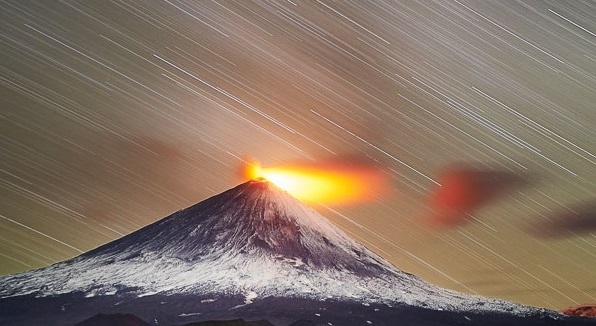
#> input picture 1.jpg, 596 x 326 px
$ python Drawing_and_Writing_on_Image.py
#> lines starting #> are read from the running program, lines starting #| are printed output that depends on the picture
import numpy as np
import cv2
import matplotlib.pyplot as plt

img = cv2.imread('1.jpg',cv2.IMREAD_COLOR)
#> img is the input picture: shape (326, 596, 3); mean B, G, R 100.8, 115.2, 134.5

cv2.line(img,(0,0),(800,800),(255,0,0),15)
cv2.rectangle(img,(15,25),(200,150),(0,255,0),5)
cv2.circle(img,(100,63),55,(0,0,255),-1)

pts = np.array([[10,5],[20,30],[70,20],[50,10]],np.int32)
##pts = pts.reshape((-1,1,2))
cv2.polylines(img,[pts],True,(0,255,0),3)

font = cv2.FONT_HERSHEY_SIMPLEX
cv2.putText(img,'OpenCV Tuts!',(0,130),font,1,(200,255,255),5,cv2.LINE_AA)
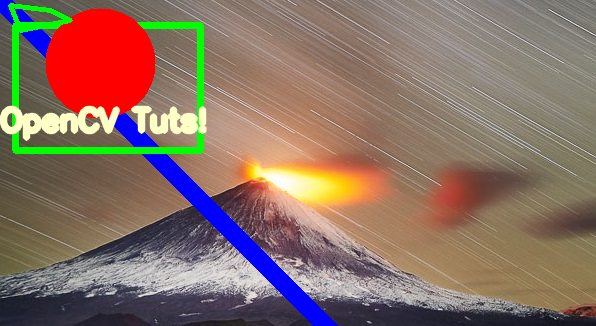
#> img: shape (326, 596, 3); mean B, G, R 101.3, 113, 137.6

cv2.imshow('image', img)
cv2.waitKey(0)
cv2.destroyAllWindows()

$ run again, with 2.jpg copied over 1.jpg
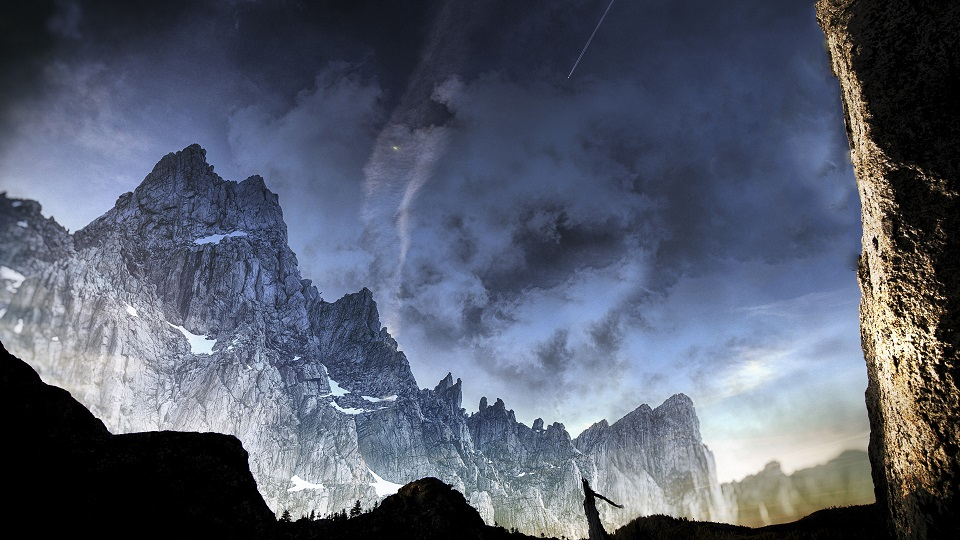
#> input picture 2.jpg, 960 x 540 px
#> img is the input picture: shape (540, 960, 3); mean B, G, R 109.8, 93.3, 86.4
#> `cv2.putText(img,'OpenCV Tuts!',(0,130),font,1,(200,255,255),5,cv2.LINE..`:
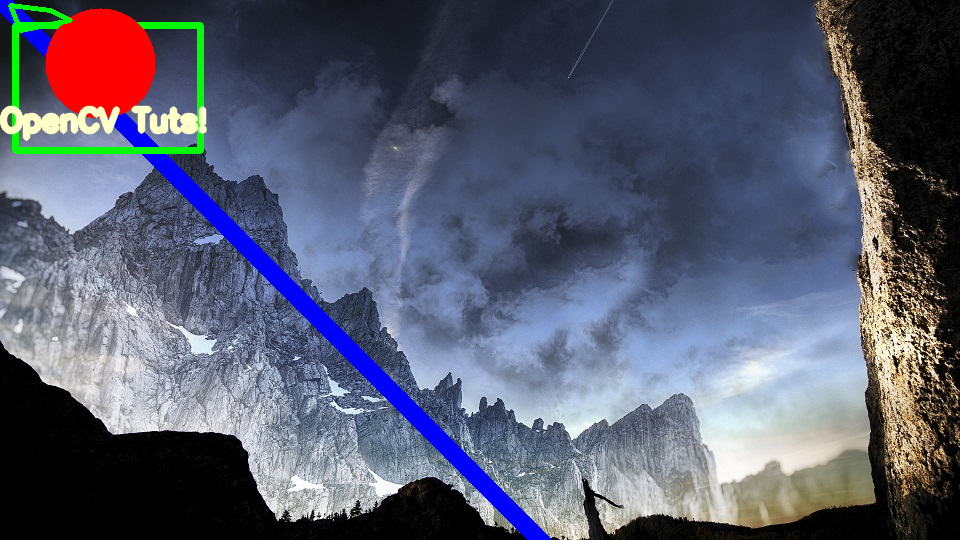
#> img: shape (540, 960, 3); mean B, G, R 110.9, 92.5, 88.6

$ run again, with 5.jpg copied over 1.jpg
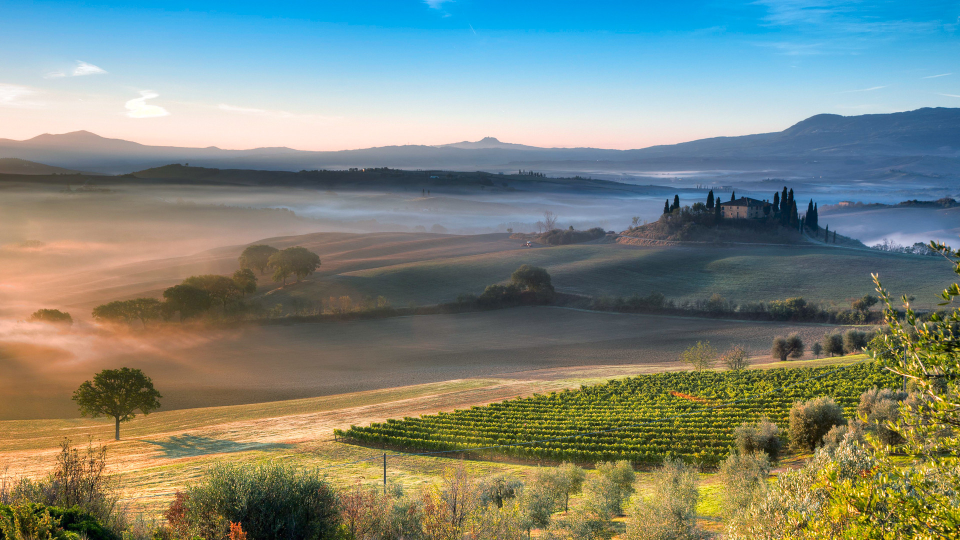
#> input picture 5.jpg, 1920 x 1080 px (shown at 1/2 size)
#> img is the input picture: shape (1080, 1920, 3); mean B, G, R 124.4, 135.1, 125.2
#> `cv2.putText(img,'OpenCV Tuts!',(0,130),font,1,(200,255,255),5,cv2.LINE..`:
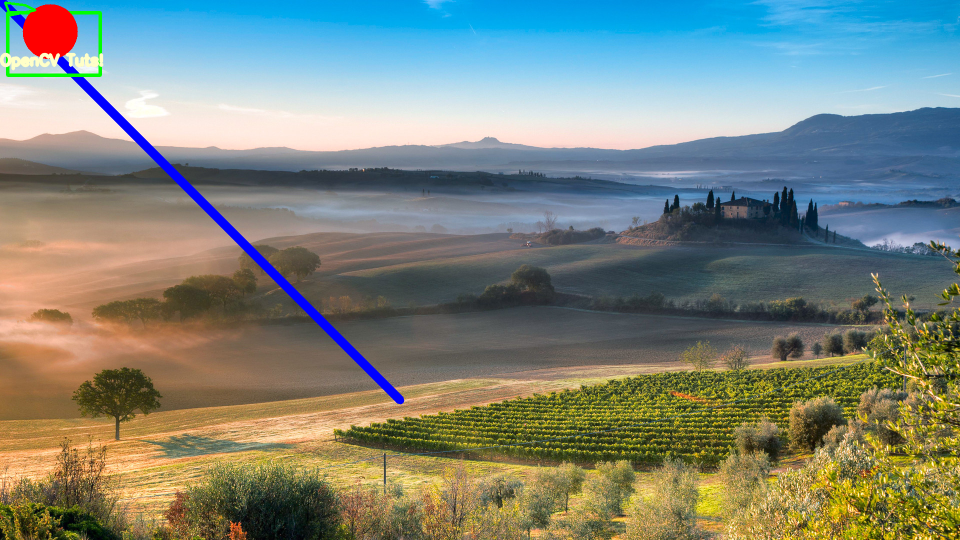
#> img: shape (1080, 1920, 3) (shown at 1/2 size); mean B, G, R 124, 133.3, 124.5

$ run again, with 7.jpg copied over 1.jpg
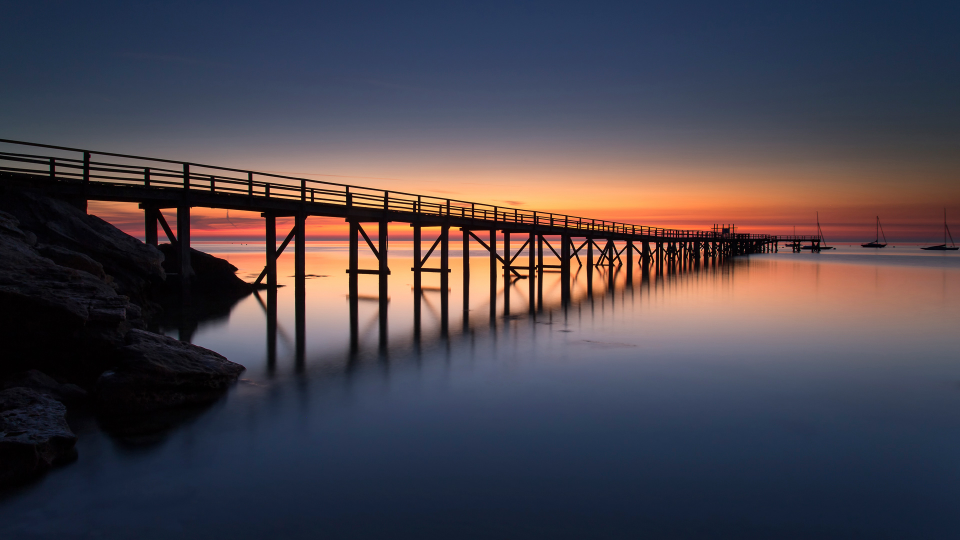
#> input picture 7.jpg, 1920 x 1080 px (shown at 1/2 size)
#> img is the input picture: shape (1080, 1920, 3); mean B, G, R 76.1, 67.6, 74.1
#> `cv2.putText(img,'OpenCV Tuts!',(0,130),font,1,(200,255,255),5,cv2.LINE..`:
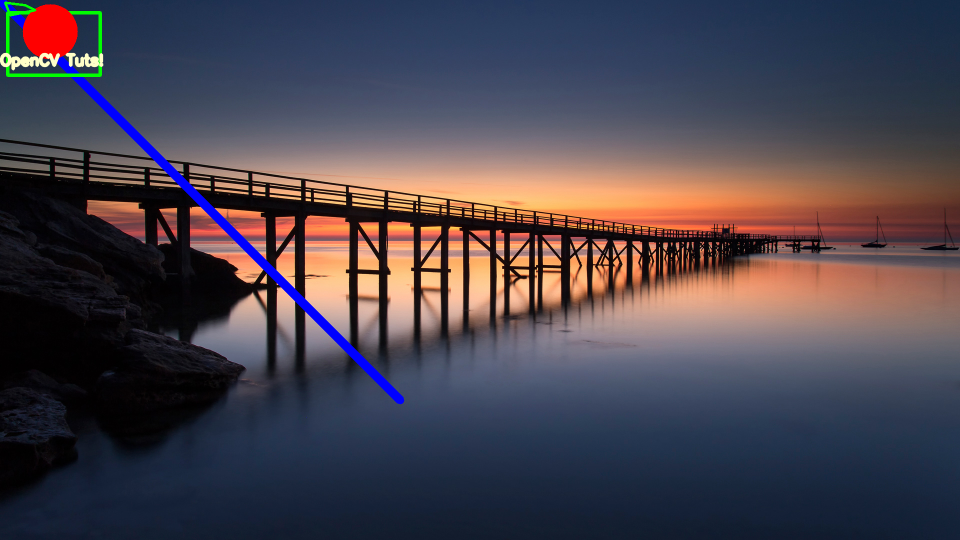
#> img: shape (1080, 1920, 3) (shown at 1/2 size); mean B, G, R 77.3, 67.4, 74.5
